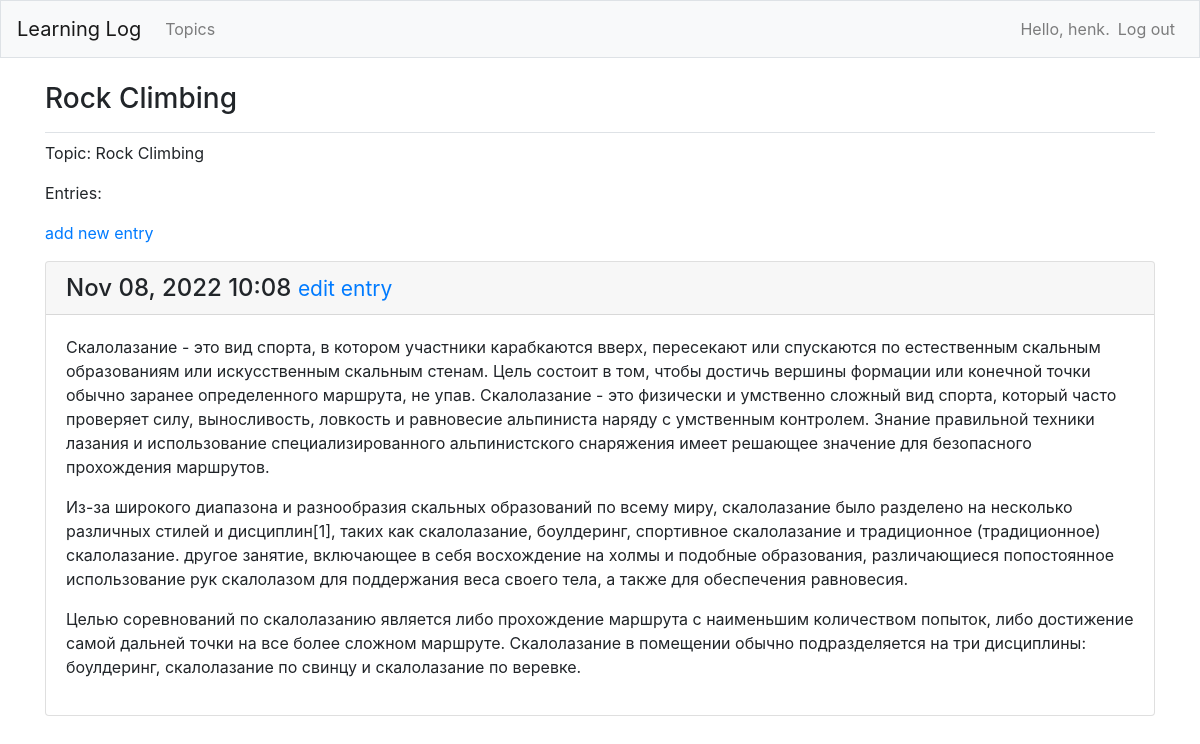
Page /tipics/2/ (signed in) on the committed database.
### learning_logs/models.py (models this page shows, shortened)
class Topic(models.Model):
    text = models.CharField(max_length=200)
    date_added = models.DateTimeField(auto_now_add=True)
    owner = models.ForeignKey(User, on_delete=models.CASCADE)
    def __str__(self):
        return self.text

class Entry(models.Model):
    topic = models.ForeignKey(Topic, on_delete=models.PROTECT)
    text = models.TextField()
    date_added = models.DateTimeField(auto_now_add=True)
    class Meta:
        verbose_name_plural = 'entries'

### learning_logs/views.py (the view)
@login_required
def topic(request, topic_id):
    topic = Topic.objects.get(id=topic_id)
    if topic.owner != request.user:
        raise Http404
    entries = topic.entry_set.order_by('-date_added')
    context = {'topic': topic, 'entries': entries}
    return render(request, 'learning_logs/topic.html', context)

### learning_logs/templates/learning_logs/topic.html
{% extends 'learning_logs/base.html' %}
{% block page_header %}
  <h3>{{ topic }}</h3>
{% endblock page_header %}
{% block content %}
  <p>Topic: {{ topic }}</p>
  <p>Entries:</p>
  <p>
    <a href="{% url 'learning_logs:new_entry' topic.id %}">add new entry</a>
  </p>
  {% for entry in entries %}
    <div class="card mb-3">
        <h4 class="card-header">
          {{ entry.date_added|date:'M d, Y H:i' }}
          <small><a href="{% url 'learning_logs:edit_entry' entry.id %}">
              edit entry</a></small>
        </h4>
      <div class="card-body">
          {{ entry.text|linebreaks }}
      </div>
    </div>
  {% empty %}
    <p>There are no entries for this topic yet.</p>
  {% endfor %}
{% endblock %}

### learning_logs/templates/learning_logs/base.html (shortened to what this page needs)
{% load bootstrap4 %}
<!doctype html>
<html lang="en">
 <head>
   {% bootstrap_css %}
  </head>
  <body>
    <nav class="navbar navbar-expand-md navbar-light bg-light mb-4 border">
      <a class="navbar-brand" href="{% url 'learning_logs:index'%}">
          Learning Log</a>
      <div class="collapse navbar-collapse" id="navbarCollapse">
        <ul class="navbar-nav mr-auto">
          <li class="nav-item">
            <a class="nav-link" href="{% url 'learning_logs:topics'%}">
                Topics</a></li>
        </ul>
        <ul class="navbar-nav ml-auto">
          {% if user.is_authenticated %}
            <li class="nav-item">
              <span class="navbar-text"}">Hello, {{ user.username }}.</span>
            </li>
            <li class="nav-item">
              <a class="nav-link" href="{% url 'users:logout' %}">Log out</a>
            </li>
          {% else %}
            <li class="nav-item">
              <a class="nav-link" href="{% url 'users:register' %}">Register</a>
            </li>
            <li class="nav-item">
              <a class="nav-link" href="{% url 'users:login' %}">Log in</a></li>
          {% endif %}
        </ul>
      </div>
    </nav>
    <main role="main" class="container">
      <div class="pb-2 mb-2 border-bottom">
        {% block page_header %}{% endblock page_header %}
      </div>
      <div>
        {% block content %}{% endblock content %}
      </div>
    </main>
  </body>
</html>

### rows in the picture
Topic: text "Rock Climbing"
Entry: date_added "Nov 08, 2022 10:08", text "Скалолазание - это вид спорта, в котором участники карабкаются вверх, пересекают или спускаются по естественным скальным образованиям или искусственным скальным стенам. Цель состоит в том, чтобы достичь вершины формации или конечной точки обычно заранее определенного маршрута, не упав. Скалолазание - это физически и умственно сложный вид спорта, который часто проверяет силу, выносливость, ловкость и равновесие альпиниста наряду с умственным контролем. Знание правильной техники лазания и использование специализированного альпинистского снаряжения имеет решающее значение для безопасного прохождения маршрутов. Из-за широкого диапазона и разнообразия скальных образований по всему миру,…"

### other values in the picture
{{ user.username }} "henk"
